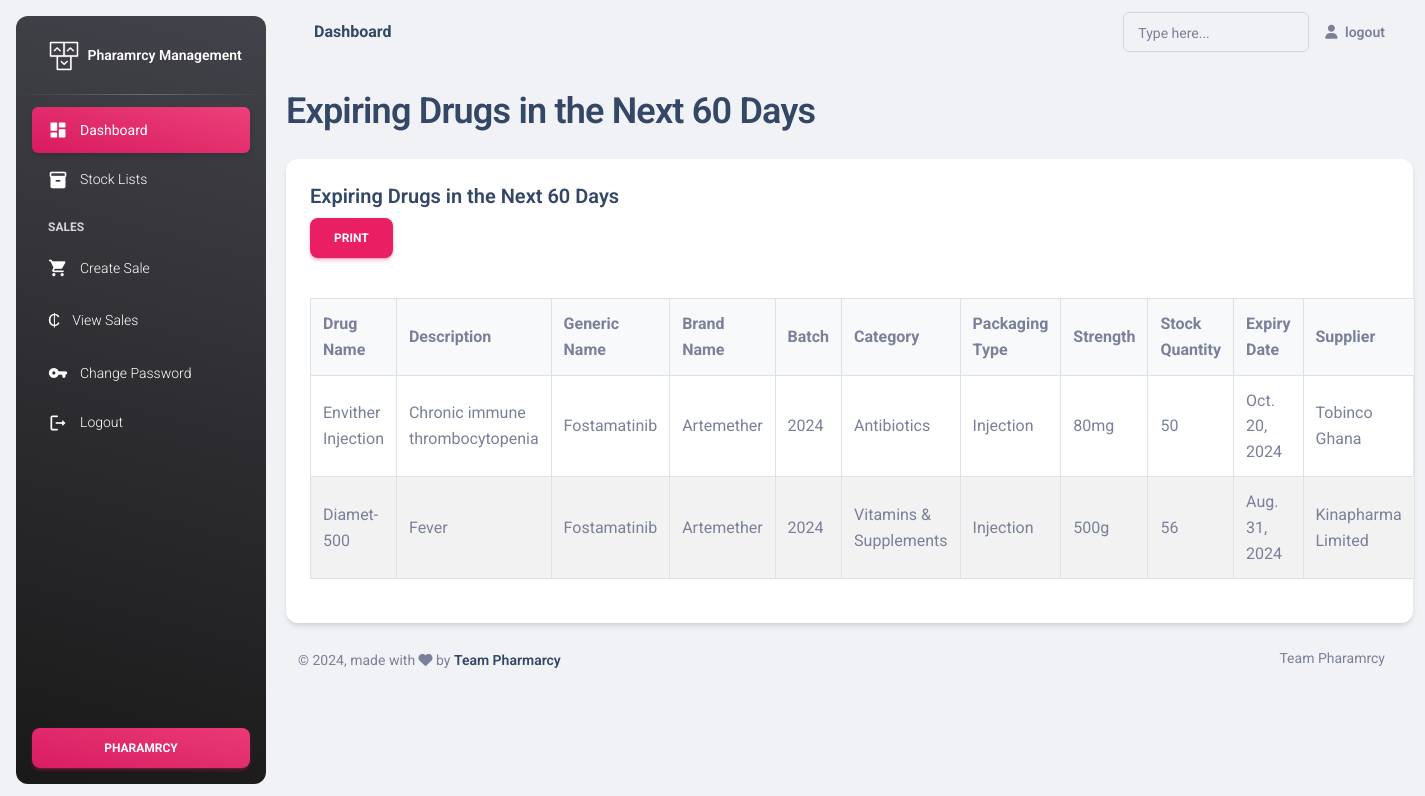
The app's page /expiring_drugs/ with its own data.
### pms/models.py (models this page shows, shortened)
class Drug(models.Model):
    name = models.CharField(max_length=100)
    description = models.TextField()
    quantity = models.PositiveIntegerField()  # Initial quantity for new drug entry
    unit_price = models.DecimalField(max_digits=10, decimal_places=2)
    manufacturing_date = models.DateField()
    expiry_date = models.DateField()
    supplier = models.ForeignKey(Supplier, on_delete=models.CASCADE)
    generic_name = models.CharField(max_length=100)
    brand_name = models.CharField(max_length=100)
    BATCH_CHOICES = (
        ('2023', '2023'),
        ('2024', '2024'),
        ('2025', '2025'),
    )
    batch = models.CharField(max_length=50, choices=BATCH_CHOICES)
    category = models.ForeignKey(Category, on_delete=models.CASCADE)
    packaging_type = models.ForeignKey(PackagingType, on_delete=models.CASCADE)
    strength = models.CharField(max_length=20)

class Category(models.Model):
    name = models.CharField(max_length=100)
    description = models.TextField()

class PackagingType(models.Model):
    type = models.CharField(max_length=100)

class Supplier(models.Model):
    name = models.CharField(max_length=100)
    contact_info = models.TextField()
    email = models.EmailField()

### pms/views.py (the view)
# urls.py: path('expiring_drugs/', expiring_drugs, name='expiring_drugs'),
def expiring_drugs(request):
    today = timezone.now().date()
    next_sixty_days = today + timedelta(days=60)
    expiring_stocks = Stock.objects.filter(drug__expiry_date__lte=next_sixty_days, drug__expiry_date__gte=today)
    drugs_with_stock = []
    for stock in expiring_stocks:
        drugs_with_stock.append({
            'drug': stock.drug,
            'stock_quantity': stock.quantity
        })
    for item in drugs_with_stock:
        print(f"Drug: {item['drug'].name}, Stock Quantity: {item['stock_quantity']}, Expiry Date: {item['drug'].expiry_date}")
    return render(request, 'expiring_drugs.html', {'drugs_with_stock': drugs_with_stock})

### pms/templates/expiring_drugs.html (shortened to what this page needs)
{% extends "dashboard.html" %}
{% load static %}
{% block dash %}
<h2>Expiring Drugs in the Next 60 Days</h2>
{% endblock %}
{% block dash3 %}
<div class="row">
    <div class="col-lg-12">
        <div class="card">
            <div class="card-body">
                <h5 class="card-title">Expiring Drugs in the Next 60 Days</h5>
                <button class="btn btn-primary btn-print" onclick="window.print()">Print</button>
                <div class="table-container">
                    <table>
                        <thead>
                            <tr>
                                <th>Drug Name</th>
                                <th>Description</th>
                                <th>Generic Name</th>
                                <th>Brand Name</th>
                                <th>Batch</th>
                                <th>Category</th>
                                <th>Packaging Type</th>
                                <th>Strength</th>
                                <th>Stock Quantity</th>
                                <th>Expiry Date</th>
                                <th>Supplier</th>
                            </tr>
                        </thead>
                        <tbody>
                            {% for item in drugs_with_stock %}
                            <tr>
                                <td>{{ item.drug.name }}</td>
                                <td>{{ item.drug.description }}</td>
                                <td>{{ item.drug.generic_name }}</td>
                                <td>{{ item.drug.brand_name }}</td>
                                <td>{{ item.drug.batch }}</td>
                                <td>{{ item.drug.category.name }}</td>
                                <td>{{ item.drug.packaging_type.type }}</td>
                                <td>{{ item.drug.strength }}</td>
                                <td>{{ item.stock_quantity }}</td>
                                <td>{{ item.drug.expiry_date }}</td>
                                <td>{{ item.drug.supplier.name }}</td>
                            </tr>
                            {% endfor %}
                        </tbody>
                    </table>
                </div>
            </div>
        </div>
    </div>
</div>
{% endblock dash3 %}

### pms/templates/dashboard.html (shortened to what this page needs)
{% load static %}
<!DOCTYPE html>
<html lang="en">
{% block head %}
<head>
  <link href="{% static 'assets/css/nucleo-icons.css'%}" rel="stylesheet" />
  <link href="{% static 'assets/css/nucleo-svg.css'%}" rel="stylesheet" />
  <link id="pagestyle" href="{% static 'assets/css/material-dashboard.css'%}?v=3.1.0" rel="stylesheet" />
</head>
{% endblock head %}
<body class="g-sidenav-show  bg-gray-200">
{% block aside %}
  <aside class="sidenav navbar navbar-vertical navbar-expand-xs border-0 border-radius-xl my-3 fixed-start ms-3   bg-gradient-dark" id="sidenav-main">
    <div class="sidenav-header">
      <a class="navbar-brand m-0" href="#">
        <img src="{% static 'assets/img/logo-ct.png'%}" class="navbar-brand-img h-100'%}" alt="main_logo">
        <span class="ms-1 font-weight-bold text-white">Pharamrcy Management</span>
      </a>
    </div>
    <hr class="horizontal light mt-0 mb-2">
    <div class="collapse navbar-collapse  w-auto " id="sidenav-collapse-main">
        <ul class="navbar-nav">
            <li class="nav-item">
                <a class="nav-link text-white active bg-gradient-primary" href="{% url "dashboard" %}">
                    <div class="text-white text-center me-2 d-flex align-items-center justify-content-center">
                        <i class="material-icons opacity-10">dashboard</i>
                    </div>
                    <span class="nav-link-text ms-1">Dashboard</span>
                </a>
            </li>
            {% if user.is_superuser %}
            {% else %}
            <li class="nav-item">
                <a class="nav-link text-white" href="{% url 'stock_list' %}">
                    <div class="text-white text-center me-2 d-flex align-items-center justify-content-center">
                        <i class="material-icons opacity-10">inventory_2</i>
                    </div>
                    <span class="nav-link-text ms-1">Stock Lists</span>
                </a>
            </li>
            {% endif %}
            <li class="nav-item mt-3">
                <h6 class="ps-4 ms-2 text-uppercase text-xs text-white font-weight-bolder opacity-8">Sales</h6>
            </li>
            <li class="nav-item">
                <a class="nav-link text-white" href="{% url 'search_drug' %}">
                    <div class="text-white text-center me-2 d-flex align-items-center justify-content-center">
                        <i class="material-icons opacity-10">shopping_cart</i>
                    </div>
                    <span class="nav-link-text ms-1">Create Sale</span>
                </a>
            </li>
            <li class="nav-item">
                <a class="nav-link text-white" href="{% url 'sales_list' %}">
                    <div class="text-white text-center me-2 d-flex align-items-center justify-content-center">
                        <span style="font-size: 1.2em;">₵</span>
                    </div>
                    <span class="nav-link-text ms-1">View Sales</span>
                </a>
            </li>
            <li class="nav-item">
                <a class="nav-link text-white" href="{% url 'change_password' %}">
                    <div class="text-white text-center me-2 d-flex align-items-center justify-content-center">
                        <i class="material-icons opacity-10">vpn_key</i>
                    </div>
                    <span class="nav-link-text ms-1">Change Password</span>
                </a>
            </li>
            <li class="nav-item">
                <a class="nav-link text-white" href="{% url "logout" %}">
                    <div class="text-white text-center me-2 d-flex align-items-center justify-content-center">
                        <i class="material-icons opacity-10">logout</i>
                    </div>
                    <span class="nav-link-text ms-1">Logout</span>
                </a>
            </li>
        </ul>
    </div>
    <div class="sidenav-footer position-absolute w-100 bottom-0 ">
      <div class="mx-3">
        <a class="btn bg-gradient-primary w-100" href="#" type="button">Pharamrcy</a>
      </div>
    </div>
  </aside>
{% endblock aside %}
  <main class="main-content position-relative max-height-vh-100 h-100 border-radius-lg ">
{% block nav %}
    <nav class="navbar navbar-main navbar-expand-lg px-0 mx-4 shadow-none border-radius-xl" id="navbarBlur" data-scroll="true">
      <div class="container-fluid py-1 px-3">
        <nav aria-label="breadcrumb">
          <h6 class="font-weight-bolder mb-0">Dashboard</h6>
        </nav>
        <div class="collapse navbar-collapse mt-sm-0 mt-2 me-md-0 me-sm-4" id="navbar">
          <div class="ms-md-auto pe-md-3 d-flex align-items-center">
            <div class="input-group input-group-outline">
              <label class="form-label">Type here...</label>
              <input type="text" class="form-control">
            </div>
          </div>
          <ul class="navbar-nav  justify-content-end">
            <li class="nav-item d-flex align-items-center">
              <a href="{% url "logout" %}" class="nav-link text-body font-weight-bold px-0">
                <i class="fa fa-user me-sm-1"></i>
                <span class="d-sm-inline d-none">logout</span>
              </a>
            </li>
          </ul>
        </div>
      </div>
    </nav>
{% endblock nav %}
    <div class="container-fluid py-4">
{% block dash %}{% endblock dash %}
{% block dash3 %}{% endblock dash3 %}
{% block footer %}
      <footer class="footer py-4  ">
        <div class="container-fluid">
          <div class="row align-items-center justify-content-lg-between">
            <div class="col-lg-6 mb-lg-0 mb-4">
              <div class="copyright text-center text-sm text-muted text-lg-start">
                © ,
                made with <i class="fa fa-heart"></i> by
                <a href="#" class="font-weight-bold" target="_blank">Team Pharmarcy</a>
              </div>
            </div>
            <div class="col-lg-6">
              <ul class="nav nav-footer justify-content-center justify-content-lg-end">
                <li class="nav-item">
                  <a href="" class="nav-link text-muted" target="_blank">Team Pharamrcy</a>
                </li>
              </ul>
            </div>
          </div>
        </div>
      </footer>
{% endblock footer %}
    </div>
  </main>
</body>
</html>

### pms/templates/expiring_drugs.html (style rules this page uses)
.table-container { margin: 20px 0; }
table { width: 100%; border-collapse: collapse; }
th, td { padding: 12px; text-align: left; border: 1px solid #dee2e6; }
th { background-color: #f8f9fa; font-weight: bold; }
tbody tr:nth-child(even) { background-color: #f2f2f2; }
.btn-print { margin-bottom: 20px; }

### records on screen
Drug: drug.name "Envither Injection", drug.description "Chronic immune thrombocytopenia", drug.generic_name "Fostamatinib", drug.brand_name "Artemether", drug.batch "2024", drug.category.name "Antibiotics", drug.packaging_type.type "Injection", drug.strength "80mg", stock_quantity "50", drug.expiry_date "Oct. 20, 2024", drug.supplier.name "Tobinco Ghana"
Drug: drug.name "Diamet-500", drug.description "Fever", drug.generic_name "Fostamatinib", drug.brand_name "Artemether", drug.batch "2024", drug.category.name "Vitamins & Supplements", drug.packaging_type.type "Injection", drug.strength "500g", stock_quantity "56", drug.expiry_date "Aug. 31, 2024", drug.supplier.name "Kinapharma Limited"
